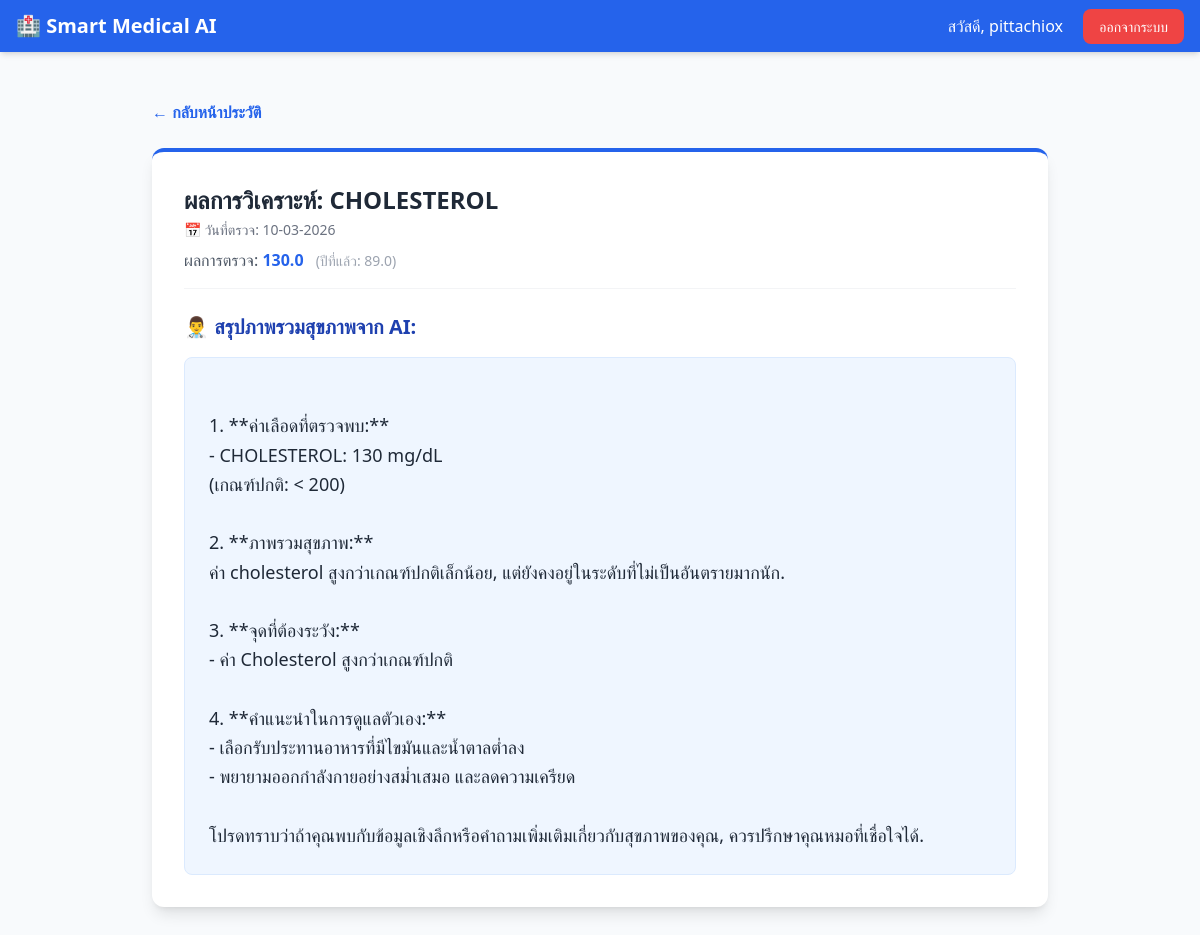
Page /record/45 (signed in) on the committed database.
### app.py (models this page shows)
class User(UserMixin, db.Model):
    id = db.Column(db.Integer, primary_key=True)
    username = db.Column(db.String(150), unique=True, nullable=False)
    password = db.Column(db.String(150), nullable=False)
    records = db.relationship('BloodRecord', backref='user', lazy=True)

class BloodRecord(db.Model):
    id = db.Column(db.Integer, primary_key=True)
    test_name = db.Column(db.String(50), nullable=False)
    current_value = db.Column(db.Float, nullable=False)
    previous_value = db.Column(db.Float, nullable=True)
    ai_analysis = db.Column(db.Text, nullable=False)
    user_id = db.Column(db.Integer, db.ForeignKey('user.id'), nullable=False)
    record_date = db.Column(db.Date, nullable=True, default=datetime.utcnow)

### app.py (the view)
@app.route('/record/<int:record_id>')
@login_required
def view_record(record_id):
    record = BloodRecord.query.get_or_404(record_id)
    if record.user_id != current_user.id:
        flash('ไม่อนุญาตให้เข้าถึงข้อมูลนี้', 'error')
        return redirect(url_for('dashboard'))
    return render_template('view_record.html', record=record)

### app.py (called while the page is built)
@login_manager.user_loader
def load_user(user_id):
    return User.query.get(int(user_id))

### templates/view_record.html
{% extends "base.html" %}
{% block content %}
<div class="max-w-4xl mx-auto">
    <div class="mb-6 flex justify-between items-center">
        <a href="/dashboard" class="text-blue-600 hover:underline flex items-center gap-2 font-semibold">
            &larr; กลับหน้าประวัติ
        </a>
    </div>
    <div class="bg-white p-8 rounded-xl shadow-lg border-t-4 border-blue-600">
        <div class="flex items-center justify-between mb-6 pb-4 border-b border-gray-100">
            <div>
                <h1 class="text-2xl font-bold text-gray-800 mb-1">ผลการวิเคราะห์: {{ record.test_name }}</h1>
                <p class="text-sm text-gray-500 mb-2">📅 วันที่ตรวจ: {{ record.record_date.strftime('%d-%m-%Y') if
                    record.record_date else '-' }}</p>
                <p class="text-gray-600">ผลการตรวจ: <span class="font-bold text-blue-600">{{ record.current_value
                        }}</span>
                    <span class="text-sm text-gray-400 ml-2">(ปีที่แล้ว: {{ record.previous_value or '-' }})</span>
                </p>
            </div>
        </div>
        <h3 class="text-xl font-bold text-blue-800 mb-4">👨‍⚕️ สรุปภาพรวมสุขภาพจาก AI:</h3>
        <div
            class="text-gray-800 whitespace-pre-line leading-relaxed text-lg bg-blue-50 p-6 rounded-lg border border-blue-100">
            {{ record.ai_analysis }}
        </div>
    </div>
</div>
{% endblock %}

### templates/base.html (shortened to what this page needs)
<!DOCTYPE html>
<html lang="th">
<head>
    <script src="https://cdn.tailwindcss.com"></script>
</head>
<body class="bg-slate-50 min-h-screen">
    <nav class="bg-blue-600 text-white shadow-md">
        <div class="max-w-7xl mx-auto px-4 py-3 flex justify-between items-center">
            <a href="/" class="text-xl font-bold flex items-center gap-2">
                🏥 Smart Medical AI
            </a>
            <div>
                {% if current_user.is_authenticated %}
                <span class="mr-4">สวัสดี, {{ current_user.username }}</span>
                <a href="{{ url_for('logout') }}"
                    class="bg-red-500 hover:bg-red-600 px-4 py-2 rounded-lg text-sm transition">ออกจากระบบ</a>
                {% else %}
                <a href="{{ url_for('login') }}" class="hover:text-blue-200 mr-4">เข้าสู่ระบบ</a>
                <a href="{{ url_for('register') }}"
                    class="bg-white text-blue-600 px-4 py-2 rounded-lg text-sm font-bold transition hover:bg-gray-100">สมัครสมาชิก</a>
                {% endif %}
            </div>
        </div>
    </nav>
    <main class="max-w-7xl mx-auto px-4 py-8">
        {% block content %}{% endblock %}
    </main>
</body>
</html>

### rows in the picture
User: username "pittachiox"
BloodRecord: test_name "CHOLESTEROL", record_date "10-03-2026", current_value "130.0", previous_value "89.0", ai_analysis "1. **ค่าเลือดที่ตรวจพบ:** - CHOLESTEROL: 130 mg/dL (เกณฑ์ปกติ: < 200) 2. **ภาพรวมสุขภาพ:** ค่า cholesterol สูงกว่าเกณฑ์ปกติเล็กน้อย, แต่ยังคงอยู่ในระดับที่ไม่เป็นอันตรายมากนัก. 3. **จุดที่ต้องระวัง:** - ค่า Cholesterol สูงกว่าเกณฑ์ปกติ 4. **คำแนะนำในการดูแลตัวเอง:** - เลือกรับประทานอาหารที่มีไขมันและน้ำตาลต่ำลง - พยายามออกกำลังกายอย่างสม่ำเสมอ และลดความเครียด โปรดทราบว่าถ้าคุณพบกับข้อมูลเชิงลึกหรือคำถามเพิ่มเติมเกี่ยวกับสุขภาพของคุณ, ควรปรึกษาคุณหมอที่เชื่อใจได้."
